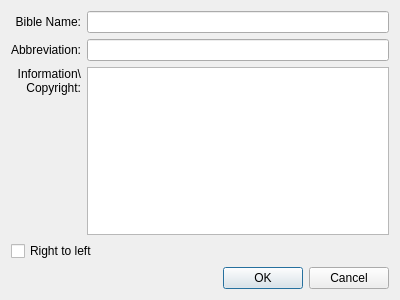
<?xml version="1.0" encoding="UTF-8"?>
<ui version="4.0">
 <class>BibleInformationDialog</class>
 <widget class="QDialog" name="BibleInformationDialog">
  <property name="geometry">
   <rect>
    <x>0</x>
    <y>0</y>
    <width>400</width>
    <height>300</height>
   </rect>
  </property>
  <property name="windowTitle">
   <string>Bible Information</string>
  </property>
  <property name="windowIcon">
   <iconset resource="../softprojector.qrc">
    <normaloff>:/icons/icons/book.png</normaloff>:/icons/icons/book.png</iconset>
  </property>
  <layout class="QGridLayout" name="gridLayout">
   <item row="0" column="0">
    <widget class="QLabel" name="label">
     <property name="text">
      <string>Bible Name:</string>
     </property>
     <property name="alignment">
      <set>Qt::AlignRight|Qt::AlignTrailing|Qt::AlignVCenter</set>
     </property>
    </widget>
   </item>
   <item row="0" column="1">
    <widget class="QLineEdit" name="bible_name_lineEdit"/>
   </item>
   <item row="1" column="0">
    <widget class="QLabel" name="label_2">
     <property name="text">
      <string>Abbreviation:</string>
     </property>
     <property name="alignment">
      <set>Qt::AlignRight|Qt::AlignTrailing|Qt::AlignVCenter</set>
     </property>
    </widget>
   </item>
   <item row="1" column="1">
    <widget class="QLineEdit" name="abbr_lineEdit"/>
   </item>
   <item row="2" column="0">
    <widget class="QLabel" name="label_3">
     <property name="text">
      <string>Information\
Copyright:</string>
     </property>
     <property name="alignment">
      <set>Qt::AlignRight|Qt::AlignTrailing|Qt::AlignVCenter</set>
     </property>
    </widget>
   </item>
   <item row="2" column="1" rowspan="2">
    <widget class="QPlainTextEdit" name="info_TextEdit"/>
   </item>
   <item row="3" column="0">
    <spacer name="verticalSpacer">
     <property name="orientation">
      <enum>Qt::Vertical</enum>
     </property>
     <property name="sizeHint" stdset="0">
      <size>
       <width>20</width>
       <height>143</height>
      </size>
     </property>
    </spacer>
   </item>
   <item row="4" column="0" colspan="2">
    <widget class="QCheckBox" name="rtol_checkBox">
     <property name="text">
      <string>Right to left</string>
     </property>
    </widget>
   </item>
   <item row="5" column="0" colspan="2">
    <widget class="QDialogButtonBox" name="buttonBox">
     <property name="orientation">
      <enum>Qt::Horizontal</enum>
     </property>
     <property name="standardButtons">
      <set>QDialogButtonBox::Cancel|QDialogButtonBox::Ok</set>
     </property>
    </widget>
   </item>
  </layout>
 </widget>
 <resources>
  <include location="../softprojector.qrc"/>
 </resources>
 <connections>
  <connection>
   <sender>buttonBox</sender>
   <signal>accepted()</signal>
   <receiver>BibleInformationDialog</receiver>
   <slot>accept()</slot>
   <hints>
    <hint type="sourcelabel">
     <x>248</x>
     <y>254</y>
    </hint>
    <hint type="destinationlabel">
     <x>157</x>
     <y>274</y>
    </hint>
   </hints>
  </connection>
  <connection>
   <sender>buttonBox</sender>
   <signal>rejected()</signal>
   <receiver>BibleInformationDialog</receiver>
   <slot>reject()</slot>
   <hints>
    <hint type="sourcelabel">
     <x>316</x>
     <y>260</y>
    </hint>
    <hint type="destinationlabel">
     <x>286</x>
     <y>274</y>
    </hint>
   </hints>
  </connection>
 </connections>
</ui>
